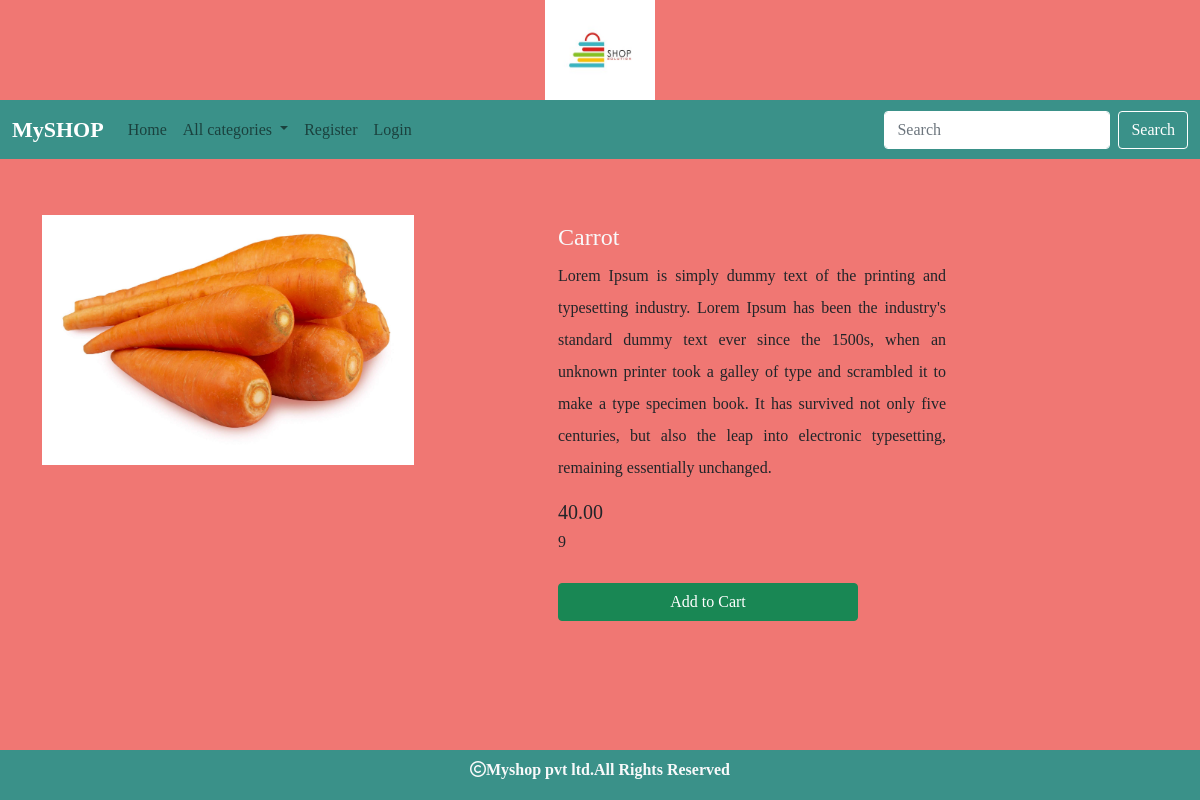
/detail/1, run on the app's committed database.
### shop/models.py (models this page shows, shortened)
class Product(models.Model):
    name = models.CharField(max_length=30)
    desc = models.TextField()
    image = models.ImageField(upload_to='products', null=True, blank=True)
    price= models.DecimalField(max_digits=10,decimal_places=2)
    stock=models.IntegerField()
    available=models.BooleanField(default=True)
    created=models.DateTimeField(auto_now_add=True) #one time
    updated=models.DateTimeField(auto_now=True) #every time we update records
    category=models.ForeignKey(Category,on_delete=models.CASCADE)

### shop/views.py (the view)
# urls.py: path('detail/<int:p>',views.showdetail,name="detail"),
def showdetail(request,p):
    p=Product.objects.get(id=p)
    return render(request,'detail.html',{'p':p})

### cart/context_processors.py (called while the page is built, shortened)
def total(request):
    count=0
    return {'count':count}

### shop/context_processors.py (called while the page is built)
def links(request):
    c=Category.objects.all()
    return {'links':c}

### templates/detail.html
{% extends 'base.html' %}
{% block content %}
<div class="container mt-6">
    <div class="row mt-5">
        <div class="col-4 me-5">
            <img class="mt-2" src="{{p.image.url}}" height="250px width:300px;">
        </div>
        <div class="col-5 me-3 mt-2 pt-2" style="padding-left:100px;width:500px;" >
            <h4 class="text-light">{{p.name}}</h4>
            <p style="text-align:justify;line-height:2;">{{p.desc}}</p>
            <h5 class="mt-2">{{p.price}}</h5>
            <h6 class="mt-2">{{p.stock}}</h6>
            {% if user.is_superuser == True %}
            {% if p.stock > 0 %}
           <h3 class="text-light">In Stock</h3>
             <a href="{% url 'admin:index' %}" class="btn btn-success mt-4" style="width:300px;">Add Stock</a>
            {% else %}
            <h3 class="text-light"> Out of Stock</h3>
             <a href="{% url 'admin:index' %}" class="btn btn-success mt-4" style="width:300px;">Add Stock</a>
            {% endif %}
            {% else %}
            {% if p.stock > 0 %}
            <a href="{% url 'cart:addtocart' p.id %}" class="btn btn-success mt-4" style="width:300px;">Add to Cart</a>
            {% else %}
            <h3 class="text-light">Out of Stock</h3>
            {% endif %}
            {% endif %}
        </div>
    </div>
</div>
{% endblock %}

### static/css/style.css (style rules this page uses)
body { background-color:#f07773; font-family: "Zilla Slab", serif; font-optical-sizing: auto; font-weight: 300; font-style: normal; font-variation-settings: "wdth" 100; }

### data on the page
Product: image (picture), name "Carrot", desc "Lorem Ipsum is simply dummy text of the printing and typesetting industry. Lorem Ipsum has been the industry's standard dummy text ever since the 1500s, when an unknown printer took a galley of type and scrambled it to make a type specimen book. It has survived not only five centuries, but also the leap into electronic typesetting, remaining essentially unchanged.", price "40.00", stock "9"
